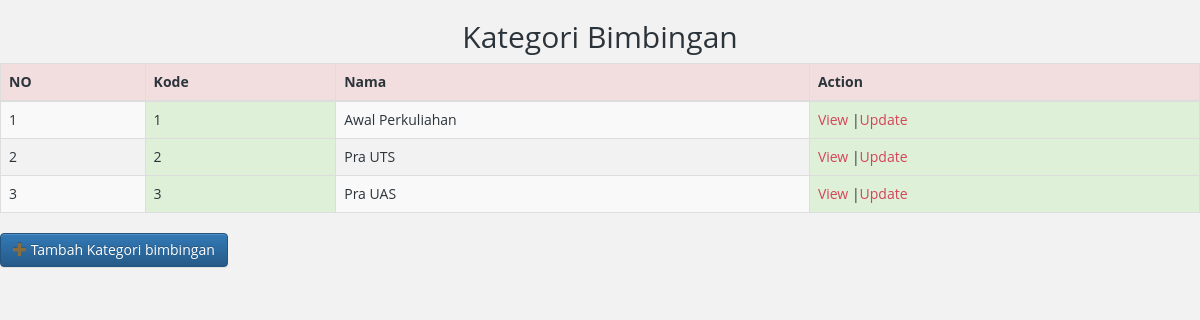
The app's page /index_katBimbingan.php with its own data.
### tables this page shows
CREATE TABLE `kategori_bimbingan` (
  `id` int(11) NOT NULL,
  `nama` varchar(45) DEFAULT NULL
);

### db/dbkoneksi.php (called while the page is built)
<?php
    class DBKoneksi{
        private $dbhost = 'localhost';
        private $dbuser = 'root';
        private $dbpass = 'bl@ck_ole27';
        private $dbname = 'tugasAkhir';
        private $opsi = [
            PDO::ATTR_ERRMODE => PDO::ERRMODE_EXCEPTION,
            PDO::ATTR_DEFAULT_FETCH_MODE => PDO::FETCH_ASSOC,
        ];
        private $koneksi = null;
        public function __construct()
        {
            $dsn = "mysql:host=".$this->dbhost.";dbname=".$this->dbname;
            try{
                $this->koneksi = new PDO($dsn,
                    $this->dbuser,$this->dbpass,
                    $this->opsi);
            }catch(PDOException $e){
                echo $e->getMessage();
            }
        }
        public function getKoneksi()
        {
            return $this->koneksi;
        }
    }
?>

### db/DAOBimbingan.php (called while the page is built, shortened)
<?php
require_once "dbkoneksi.php";
class DAOBimbingan
{
    protected $tableName = "kategori_bimbingan";
    protected $koneksi = null ;
    public function __construct($nama_table)
    {
        $this->tableName= $nama_table;
        $database = new DBKoneksi();
        $this->koneksi = $database->getKoneksi();
    }
    public function getAll(){
        $sql = "SELECT * FROM " . $this->tableName;
        $ps = $this->koneksi->prepare($sql);
        $ps->execute();
        return $ps->fetchAll();
    }
}

### index_katBimbingan.php (the view, shortened to what this page needs)
<?php
    include_once 'top.php';
    $obj = new kategori_bimbingan();
    $rows = $obj->getAll();
    ?>
    <h2 align="center">Kategori Bimbingan</h2>
    <table id="katbim" class="table table-striped table-bordered">
        <thead>
        <tr class="danger">
            <th>NO</th><th>Kode</th><th>Nama</th><th>Action</th>
        </tr>
        </thead>
        <tbody>
        <?php
        $nomor = 1;
        foreach($rows as $row){
            echo '<tr><td>'.$nomor.'</td>';
            echo '<td class="success">'.$row['id'].'</td>';
            echo '<td>'.$row['nama'].'</td>';
            echo '<td class="success"><a href="view_katBimbingan.php?id='.$row['id']. '">View</a> |';
            echo '<a href="form_katbimbingan.php?id='.$row['id']. '">Update</a></td>';
            echo '</tr>';
            $nomor++;
        }
        ?>
        </tbody>
    </table>
    <div class="panel-header" class="col-md-3" align="left">
        <a class="btn icon-btn btn-primary" href="form_katbimbingan.php">
        <span class="glyphicon btn-glyphicon glyphicon-plus img-
        circle text-warning"></span>
        Tambah Kategori bimbingan
        </a>
</div>

### css/hero-slider.css (style rules this page uses)
*, *::after, *::before { -webkit-box-sizing: border-box; -moz-box-sizing: border-box; box-sizing: border-box; }
html { font-size: 62.5%; }
a { color: #d44457; text-decoration: none; }

### css/tooplate-style.css (style rules this page uses)
* { margin: 0; padding: 0; font-family: 'Open Sans', arial, sans-serif; }

### records on screen
kategori_bimbingan: id "1", nama "Awal Perkuliahan"
kategori_bimbingan: id "2", nama "Pra UTS"
kategori_bimbingan: id "3", nama "Pra UAS"
